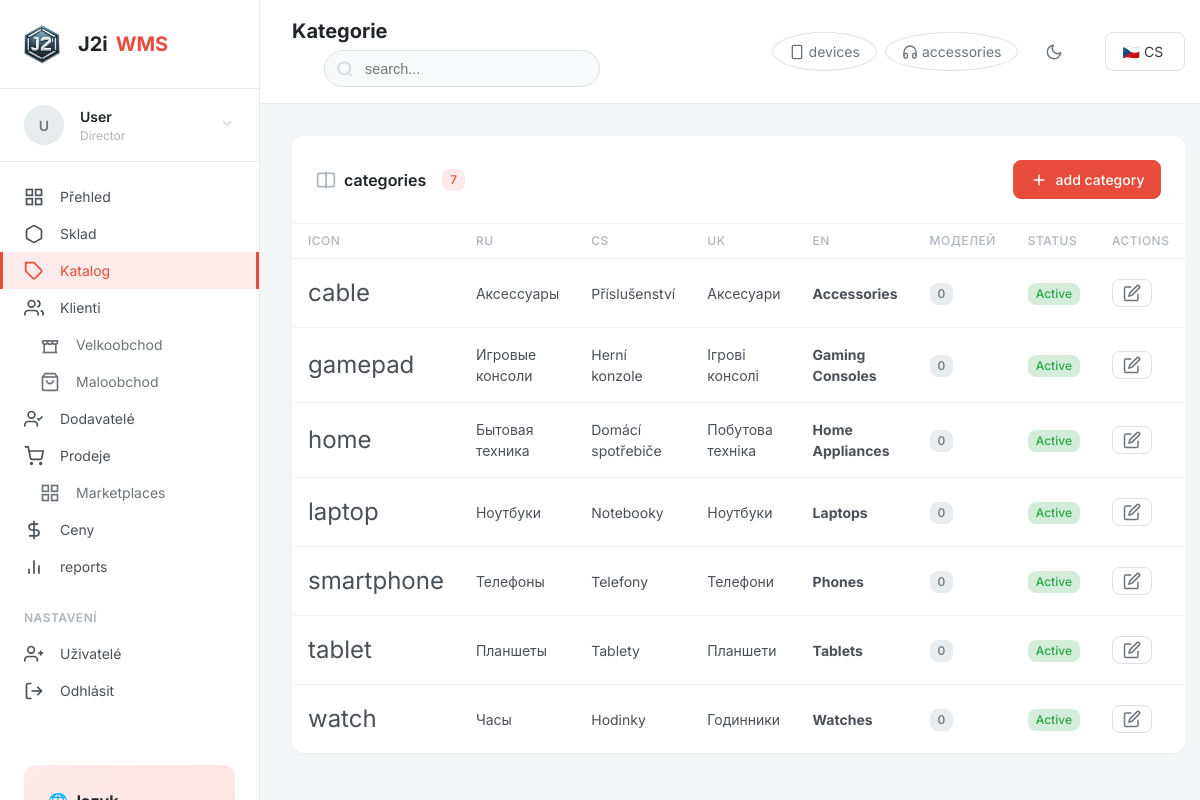
Page /pages/catalog/categories.php (signed in) on the committed database.
### tables this page shows
CREATE TABLE IF NOT EXISTS `users` (
    `id` INT UNSIGNED AUTO_INCREMENT PRIMARY KEY,
    `email` VARCHAR(100) NOT NULL UNIQUE,
    `password_hash` VARCHAR(255) NOT NULL,
    `first_name` VARCHAR(50) NOT NULL,
    `last_name` VARCHAR(50) NOT NULL DEFAULT '',
    `role` ENUM('director', 'admin', 'manager', 'seller', 'logist') NOT NULL DEFAULT 'seller',
    `language` ENUM('ru', 'cs', 'uk', 'en') NOT NULL DEFAULT 'cs',
    `is_active` TINYINT(1) NOT NULL DEFAULT 1,
    `last_login` TIMESTAMP NULL DEFAULT NULL,
    `created_at` TIMESTAMP DEFAULT CURRENT_TIMESTAMP,
    `updated_at` TIMESTAMP DEFAULT CURRENT_TIMESTAMP ON UPDATE CURRENT_TIMESTAMP
);

CREATE TABLE IF NOT EXISTS `categories` (
    `id` INT UNSIGNED AUTO_INCREMENT PRIMARY KEY,
    `name_ru` VARCHAR(50) NOT NULL,
    `name_cs` VARCHAR(50) NOT NULL,
    `name_uk` VARCHAR(50) NOT NULL,
    `name_en` VARCHAR(50) NOT NULL,
    `icon` VARCHAR(50) DEFAULT 'box',
    `is_active` TINYINT(1) NOT NULL DEFAULT 1,
    `created_at` TIMESTAMP DEFAULT CURRENT_TIMESTAMP
);

### pages/catalog/categories.php (the view, shortened to what the rows shown need)
<?php
require_once __DIR__ . '/../../config/config.php';
try {
    $db = getDB();
    $categories = $db->query("SELECT *, (SELECT COUNT(*) FROM products WHERE category_id = categories.id) as product_count FROM categories ORDER BY name_en")->fetchAll();
} catch (Throwable $e) {
    die("<div class='alert alert-danger'>Error: " . $e->getMessage() . "</div>");
}
$pageTitle = __('categories');
require_once __DIR__ . '/../../includes/header.php';
?>
<div class="card">
    <div class="card-body" style="padding: 0;">
        <div class="table-container">
            <table class="table">
                <thead>
                    <tr>
                        <th>Icon</th>
                        <th>RU</th>
                        <th>CS</th>
                        <th>UK</th>
                        <th>EN</th>
                        <th>Моделей</th>
                        <th>
                            <?= __('status') ?>
                        </th>
                        <th>
                            <?= __('actions') ?>
                        </th>
                    </tr>
                </thead>
                <tbody>
                    <?php foreach ($categories as $cat): ?>
                        <tr>
                            <td style="font-size: 1.5rem;">
                                <?= e($cat['icon'] ?? '📦') ?>
                            </td>
                            <td>
                                <?= e($cat['name_ru']) ?>
                            </td>
                            <td>
                                <?= e($cat['name_cs']) ?>
                            </td>
                            <td>
                                <?= e($cat['name_uk']) ?>
                            </td>
                            <td><strong>
                                    <?= e($cat['name_en']) ?>
                                </strong></td>
                            <td><span class="badge badge-gray">
                                    <?= $cat['product_count'] ?>
                                </span></td>
                            <td>
                                <span class="badge badge-<?= $cat['is_active'] ? 'success' : 'danger' ?>">
                                    <?= $cat['is_active'] ? 'Active' : 'Inactive' ?>
                                </span>
                            </td>
                            <td>
                                <button class="btn btn-sm btn-outline"
                                    onclick="editCategory(<?= htmlspecialchars(json_encode($cat)) ?>)">
                                    <svg xmlns="http://www.w3.org/2000/svg" width="16" height="16" viewBox="0 0 24 24"
                                        fill="none" stroke="currentColor" stroke-width="2">
                                        <path d="M11 4H4a2 2 0 0 0-2 2v14a2 2 0 0 0 2 2h14a2 2 0 0 0 2-2v-7" />
                                        <path d="M18.5 2.5a2.121 2.121 0 0 1 3 3L12 15l-4 1 1-4 9.5-9.5z" />
                                    </svg>
                                </button>
                            </td>
                        </tr>
                    <?php endforeach; ?>
                </tbody>
            </table>
        </div>
    </div>
</div>
<?php require_once __DIR__ . '/../../includes/footer.php'; ?>

### includes/header.php (shortened to what the rows shown need)
<?php
require_once __DIR__ . '/../config/config.php';
$currentUser = getCurrentUser();
$current_lang = getCurrentLanguage();
?>
<!DOCTYPE html>
<html lang="<?= $current_lang ?>">
<head>
    <link rel="stylesheet" href="<?= APP_URL ?>/assets/css/main.css">
</head>
<body>
    <div class="app">
        <aside class="sidebar" id="sidebar">
            <div class="sidebar-user">
                <div class="sidebar-user-info">
                    <div class="sidebar-user-name">
                        <?= e($currentUser['full_name'] ?? 'User') ?>
                    </div>
                    <div class="sidebar-user-role"><?= ucfirst($currentUser['role'] ?? 'user') ?></div>
                </div>
            </div>
        </aside>
        <main class="main">
            <header class="page-header">
                <div class="page-header-left">
                    <h1 class="page-title"><?= e($pageTitle ?? 'Dashboard') ?></h1>
                </div>
            </header>
            <div class="page-content">

### rows in the picture
users: role "Director"
categories: icon "cable", name_ru "Аксессуары", name_cs "Příslušenství", name_uk "Аксесуари", name_en "Accessories", product_count "0", is_active "Active"
categories: icon "gamepad", name_ru "Игровые консоли", name_cs "Herní konzole", name_uk "Ігрові консолі", name_en "Gaming Consoles", product_count "0", is_active "Active"
categories: icon "home", name_ru "Бытовая техника", name_cs "Domácí spotřebiče", name_uk "Побутова техніка", name_en "Home Appliances", product_count "0", is_active "Active"
categories: icon "laptop", name_ru "Ноутбуки", name_cs "Notebooky", name_uk "Ноутбуки", name_en "Laptops", product_count "0", is_active "Active"
categories: icon "smartphone", name_ru "Телефоны", name_cs "Telefony", name_uk "Телефони", name_en "Phones", product_count "0", is_active "Active"
categories: icon "tablet", name_ru "Планшеты", name_cs "Tablety", name_uk "Планшети", name_en "Tablets", product_count "0", is_active "Active"
categories: icon "watch", name_ru "Часы", name_cs "Hodinky", name_uk "Годинники", name_en "Watches", product_count "0", is_active "Active"

### other values in the picture
mb_substr($first, 0, 1) "U"
$currentUser['full_name'] "User"
__('dashboard') "Přehled"
__('warehouse') "Sklad"
__('catalog') "Katalog"
__('clients') "Klienti"
__('wholesale') "Velkoobchod"
__('retail') "Maloobchod"
__('suppliers') "Dodavatelé"
__('sales') "Prodeje"
__('prices') "Ceny"
__('reports') "reports"
__('settings') "NASTAVENÍ"
__('users') "Uživatelé"
__('logout') "Odhlásit"
